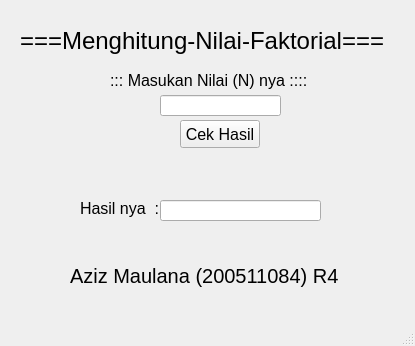
<?xml version="1.0" encoding="UTF-8"?>
<ui version="4.0">
 <class>MainWindow</class>
 <widget class="QMainWindow" name="MainWindow">
  <property name="geometry">
   <rect>
    <x>0</x>
    <y>0</y>
    <width>415</width>
    <height>346</height>
   </rect>
  </property>
  <property name="windowTitle">
   <string>MainWindow</string>
  </property>
  <widget class="QWidget" name="centralwidget">
   <widget class="QLabel" name="label">
    <property name="geometry">
     <rect>
      <x>20</x>
      <y>5</y>
      <width>400</width>
      <height>71</height>
     </rect>
    </property>
    <property name="font">
     <font>
      <pointsize>18</pointsize>
     </font>
    </property>
    <property name="text">
     <string>===Menghitung-Nilai-Faktorial===</string>
    </property>
   </widget>
   <widget class="QLineEdit" name="txtNilai">
    <property name="geometry">
     <rect>
      <x>160</x>
      <y>95</y>
      <width>121</width>
      <height>21</height>
     </rect>
    </property>
    <property name="font">
     <font>
      <pointsize>12</pointsize>
     </font>
    </property>
   </widget>
   <widget class="QLabel" name="label_2">
    <property name="geometry">
     <rect>
      <x>110</x>
      <y>70</y>
      <width>500</width>
      <height>21</height>
     </rect>
    </property>
    <property name="font">
     <font>
      <pointsize>12</pointsize>
     </font>
    </property>
    <property name="text">
     <string>::: Masukan Nilai (N) nya ::::</string>
    </property>
   </widget>
   <widget class="QPushButton" name="btnHitung">
    <property name="geometry">
     <rect>
      <x>180</x>
      <y>120</y>
      <width>80</width>
      <height>28</height>
     </rect>
    </property>
    <property name="font">
     <font>
      <pointsize>12</pointsize>
     </font>
    </property>
    <property name="text">
     <string>Cek Hasil</string>
    </property>
   </widget>
   <widget class="QLabel" name="label_4">
    <property name="geometry">
     <rect>
      <x>80</x>
      <y>198</y>
      <width>100</width>
      <height>21</height>
     </rect>
    </property>
    <property name="font">
     <font>
      <pointsize>12</pointsize>
     </font>
    </property>
    <property name="text">
     <string>Hasil nya  :</string>
    </property>
   </widget>
   <widget class="QLineEdit" name="txtHasil">
    <property name="geometry">
     <rect>
      <x>160</x>
      <y>200</y>
      <width>161</width>
      <height>21</height>
     </rect>
    </property>
    <property name="font">
     <font>
      <pointsize>12</pointsize>
     </font>
    </property>
   </widget>
  </widget>
  <widget class="QLabel" name="label6">
    <property name="geometry">
     <rect>
      <x>70</x>
      <y>240</y>
      <width>331</width>
      <height>71</height>
     </rect>
    </property>
    <property name="font">
     <font>
      <pointsize>15</pointsize>
     </font>
    </property>
    <property name="text">
     <string>Aziz Maulana (200511084) R4</string>
    </property>
    </widget>
  <widget class="QStatusBar" name="statusbar"/>
 </widget>
 <resources/>
 <connections/>
</ui>
